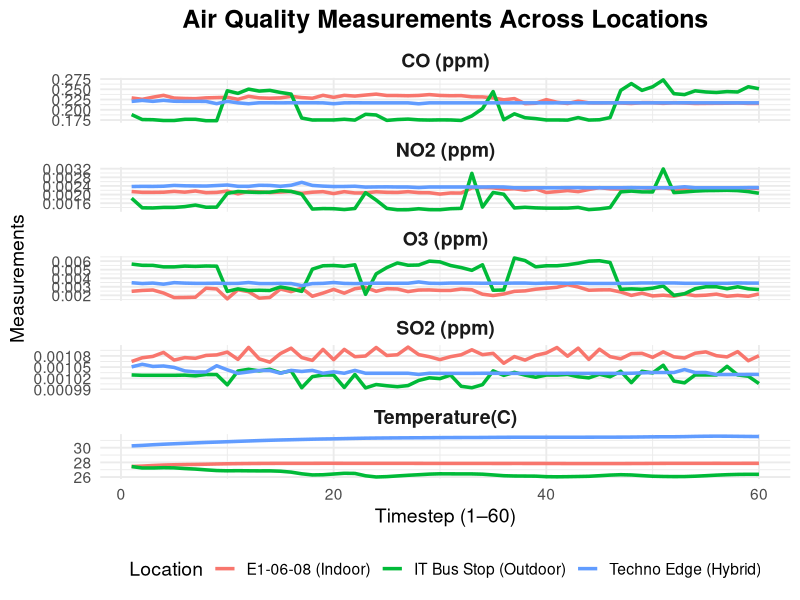
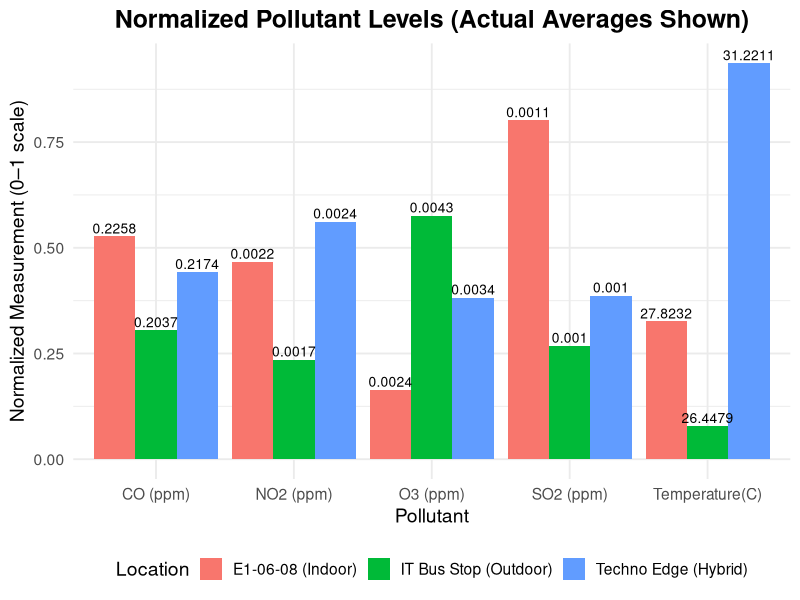
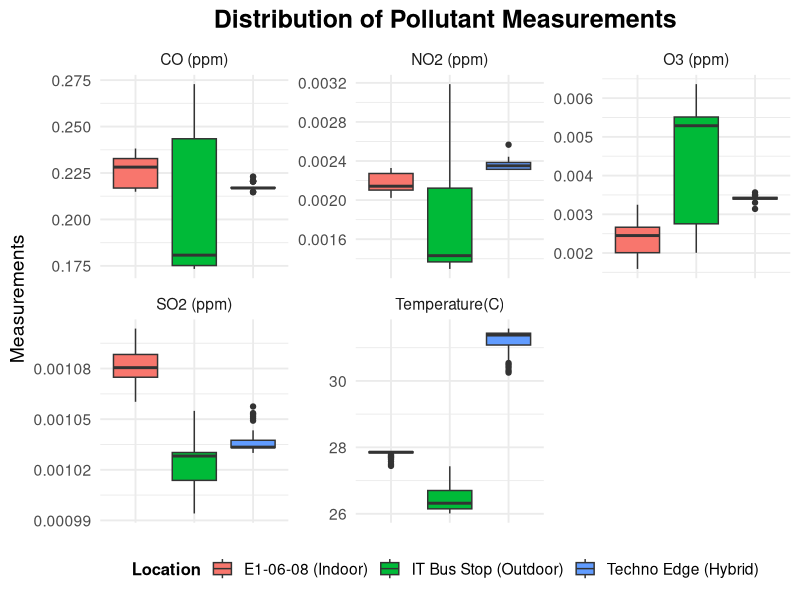
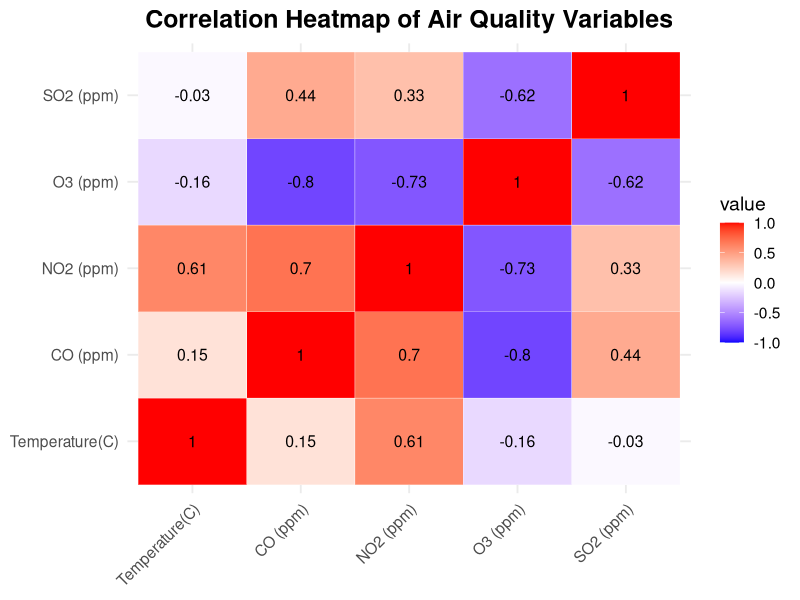
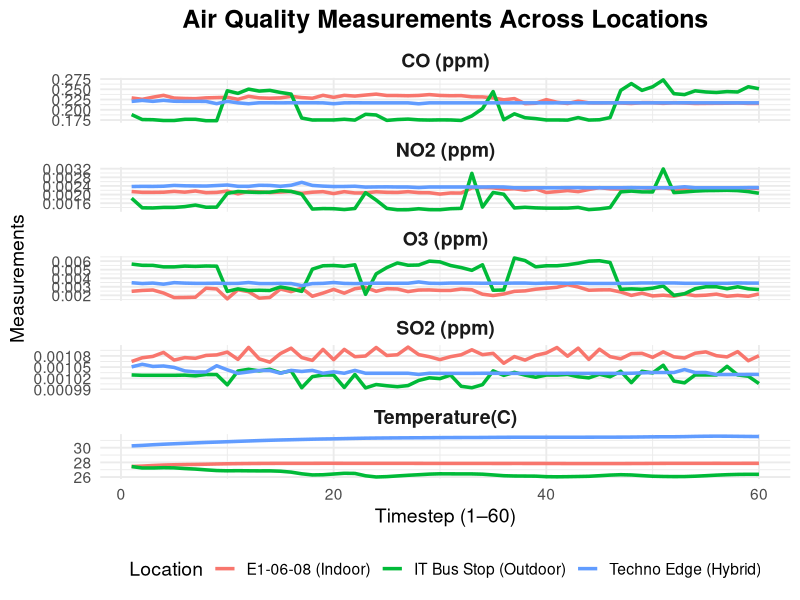
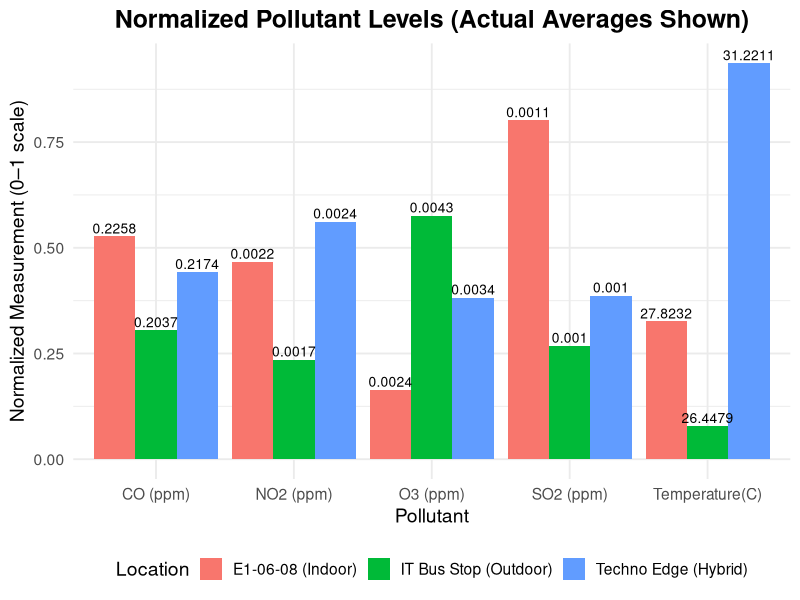
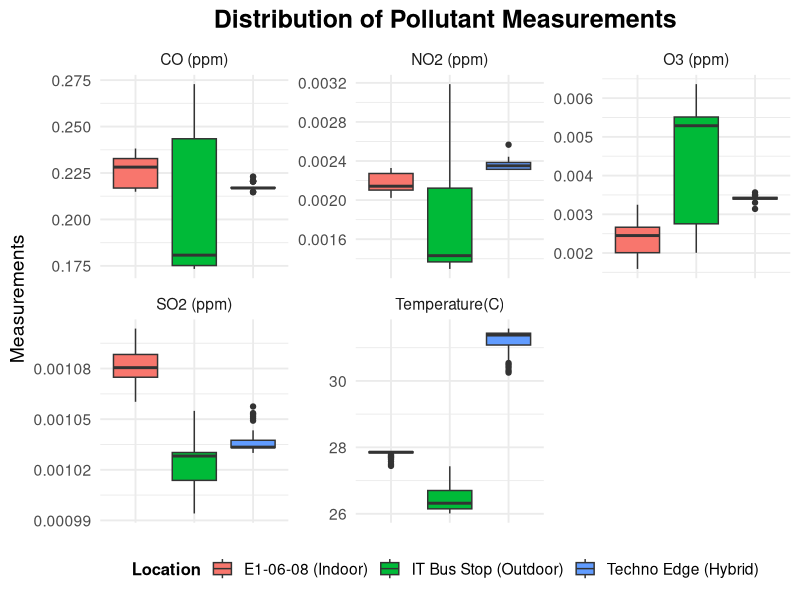
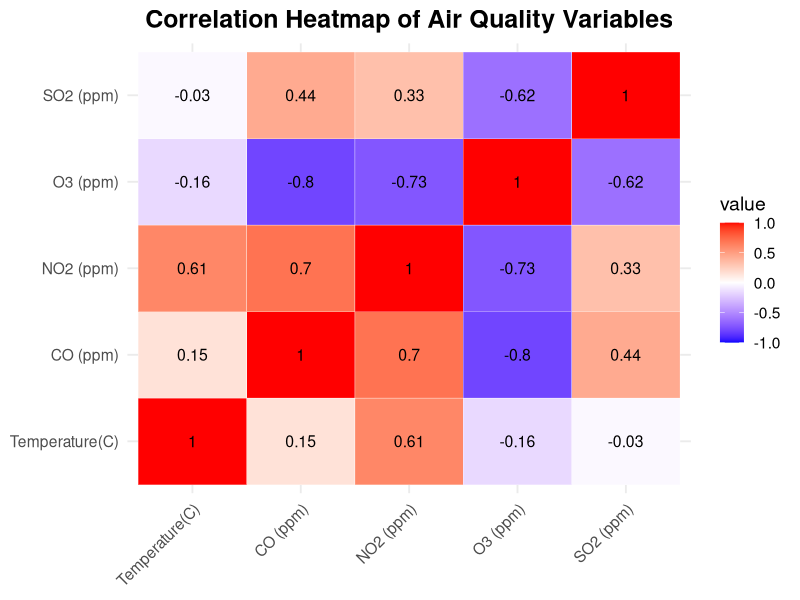

These figures' R source, in order:
## ---- chunk 1
knitr::opts_chunk$set(echo = TRUE)
## ---- chunk 2
library(tidyverse)
library(readxl)
library(lubridate)
library(reshape2)
library(GGally)

setwd("C:/Users/yihah/OneDrive/Documents/NUS/Y4S1/ESE3201 Air Quality in Changing Environments/data")
## ---- chunk 3
e1 <- read_excel("E1-06-08.xlsx") %>%
  slice(1:60) %>%
  mutate(Location = "E1-06-08 (Indoor)")

techno <- read_excel("Techno Edge.xlsx") %>%
  slice(1:60) %>%
  mutate(Location = "Techno Edge (Hybrid)")

bus <- read_excel("IT Bus Stop.xlsx") %>%
  slice(1:60) %>%
  mutate(Location = "IT Bus Stop (Outdoor)")

data_all <- bind_rows(e1, techno, bus) %>%
  group_by(Location) %>%
  mutate(Timestep = row_number()) %>%
  ungroup()

data_long <- data_all %>%
  pivot_longer(
    cols = c(`Temperature(C)`, `CO (ppm)`, `NO2 (ppm)`, `O3 (ppm)`, `SO2 (ppm)`),
    names_to = "Pollutant",
    values_to = "Measurement"
  )
## ---- chunk 4
ggplot(data_long, aes(x = Timestep, y = Measurement, color = Location)) +
  geom_line(linewidth = 1.2) +
  facet_wrap(~ Pollutant, scales = "free_y", ncol = 1) +
  theme_minimal(base_size = 14) +
  labs(
    title = "Air Quality Measurements Across Locations",
    x = "Timestep (1–60)",
    y = "Measurements",
    color = "Location"
  ) +
  theme(
    plot.title = element_text(size = 18, face = "bold", hjust = 0.5),
    strip.text = element_text(size = 14, face = "bold"),
    legend.position = "bottom"
  )

ggsave("time_series_grid.png", width = 10, height = 12, dpi = 300)
## ---- chunk 5
data_norm <- data_long %>%
  group_by(Pollutant) %>%
  mutate(
    Normalized = (Measurement - min(Measurement, na.rm = TRUE)) /
                 (max(Measurement, na.rm = TRUE) - min(Measurement, na.rm = TRUE))
  ) %>%
  ungroup()

avg_norm <- data_norm %>%
  group_by(Location, Pollutant) %>%
  summarise(Normalized_Avg = mean(Normalized, na.rm = TRUE), .groups = "drop")

avg_actual <- data_long %>%
  group_by(Location, Pollutant) %>%
  summarise(Average_Value = mean(Measurement, na.rm = TRUE), .groups = "drop")

avg_combined <- left_join(avg_norm, avg_actual, by = c("Location", "Pollutant"))

ggplot(avg_combined, aes(x = Pollutant, y = Normalized_Avg, fill = Location)) +
  geom_bar(stat = "identity", position = position_dodge(width = 0.9)) +
  geom_text(
    aes(label = round(Average_Value, 4)),
    position = position_dodge(width = 0.9),
    vjust = -0.3,
    size = 3.5
  ) +
  theme_minimal(base_size = 14) +
  labs(
    title = "Normalized Pollutant Levels (Actual Averages Shown)",
    x = "Pollutant",
    y = "Normalized Measurement (0–1 scale)",
    fill = "Location"
  ) +
  theme(
    plot.title = element_text(size = 18, face = "bold", hjust = 0.5),
    legend.position = "bottom"
  )

ggsave("barchart_normalised.png", width = 10, height = 8, dpi = 300)
## ---- chunk 6
ggplot(data_long, aes(x = Location, y = Measurement, fill = Location)) +
  geom_boxplot(outlier.size = 1.5) +
  facet_wrap(~ Pollutant, scales = "free_y") +
  theme_minimal(base_size = 14) +
  labs(
    title = "Distribution of Pollutant Measurements",
    x = NULL,
    y = "Measurements",
    fill = "Location"
  ) +
  theme(
    plot.title = element_text(size = 18, face = "bold", hjust = 0.5),
    axis.text.x = element_blank(),
    axis.ticks.x = element_blank(),
    legend.position = "bottom",
    legend.title = element_text(size = 12, face = "bold")
  )

ggsave("boxplot_distribution.png", width = 10, height = 8, dpi = 300)
## ---- chunk 7
data_corr <- data_all %>%
  select(`Temperature(C)`, `CO (ppm)`, `NO2 (ppm)`, `O3 (ppm)`, `SO2 (ppm)`)

corr_matrix <- round(cor(data_corr, use = "complete.obs"), 2)

melted_corr <- melt(corr_matrix)

# Plot heatmap
ggplot(melted_corr, aes(Var1, Var2, fill = value)) +
  geom_tile(color = "white") +
  geom_text(aes(label = value), color = "black", size = 4) +
  scale_fill_gradient2(
    low = "blue", high = "red", mid = "white",
    midpoint = 0, limit = c(-1, 1)
  ) +
  theme_minimal(base_size = 14) +
  labs(
    title = "Correlation Heatmap of Air Quality Variables",
    x = NULL,
    y = NULL
  ) +
  theme(
    axis.text.x = element_text(angle = 45, vjust = 1, hjust = 1),
    plot.title = element_text(size = 18, face = "bold", hjust = 0.5)
  )

ggsave("heatmap_correlation.png", width = 8, height = 8, dpi = 300)
